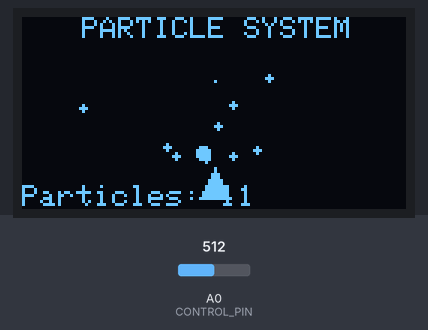
Bench run of a sketch on a simulated Arduino Uno, built with avr-gcc and run on an emulated ATmega328P. Shown: 128×64 one-colour display. Inputs (shaded band) come from the test bench; at power-on: A0 (CONTROL_PIN) = 512. Random numbers use the default seed unless the sketch sets one.

Above: at 1.2 s.
1.3 s: A0 (CONTROL_PIN) set to 716
At 1.74 s:
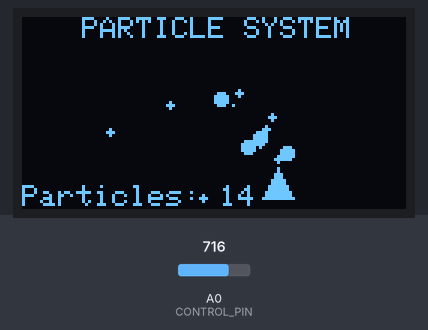
3.0 s: A0 (CONTROL_PIN) set to 900
At 3.9 s:
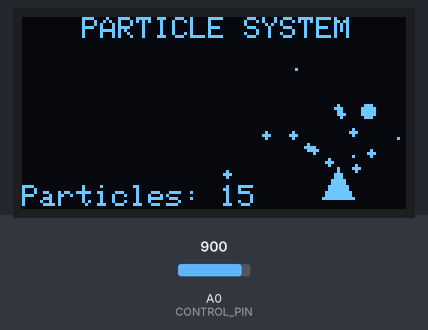
4.6 s: A0 (CONTROL_PIN) set to 1023
At 4.89 s:
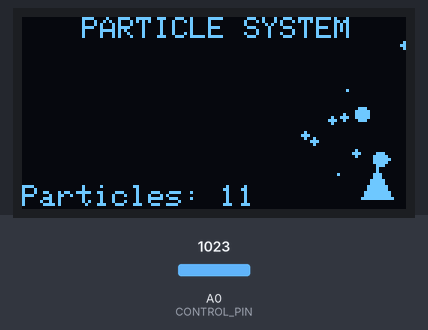
Timing chart, 0 to 7.6 s (numbered marks = the images above; inputs shaded):
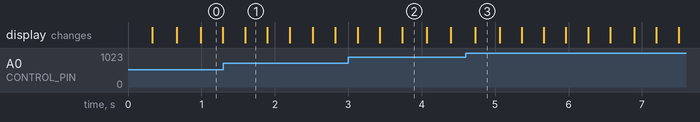

The sketch:

Day27_Animation2.ino
```cpp
/* ###########################################################
   ###   30 DAYS LOST IN SPACE - INVENTR.IO                 ###
   ###   DAY 27: ANIMATION 2 - Particle system physics      ###
   ###   Advanced animation with interactive emitter        ###
   ###   Last Updated: 30-12-2024                           ###
   ########################################################### */

#include <Wire.h>
#include <Adafruit_GFX.h>
#include <Adafruit_SSD1306.h>

/* ###########################################################
   ###   1. Display Configuration                           ###
   ########################################################### */

#define SCREEN_WIDTH 128
#define SCREEN_HEIGHT 64
#define OLED_RESET -1
#define SCREEN_ADDRESS 0x3C

Adafruit_SSD1306 display(SCREEN_WIDTH, SCREEN_HEIGHT, &Wire, OLED_RESET);

/* ###########################################################
   ###   2. Pin Definitions                                 ###
   ########################################################### */

const int CONTROL_PIN = A0;

/* ###########################################################
   ###   3. Particle System                                 ###
   ########################################################### */

const int MAX_PARTICLES = 30;

struct Particle {
  float x, y;
  float vx, vy;
  int life;
  bool active;
};

Particle particles[MAX_PARTICLES];

int emitterX = 64;
int emitterY = 50;

/* ###########################################################
   ###   4. Animation Timing                                ###
   ########################################################### */

unsigned long lastFrame = 0;
const int FRAME_DELAY = 33;

/* ###########################################################
   ###   5. Setup Function                                  ###
   ########################################################### */

void setup() {
  Serial.begin(9600);

  if (!display.begin(SSD1306_SWITCHCAPVCC, SCREEN_ADDRESS)) {
    Serial.println(F("SSD1306 allocation failed"));
    for (;;);
  }

  // Initialize particles
  for (int i = 0; i < MAX_PARTICLES; i++) {
    particles[i].active = false;
  }
}

/* ###########################################################
   ###   6. Helper Functions                                ###
   ########################################################### */

void spawnParticle() {
  for (int i = 0; i < MAX_PARTICLES; i++) {
    if (!particles[i].active) {
      particles[i].x = emitterX;
      particles[i].y = emitterY;
      particles[i].vx = random(-20, 21) / 10.0;
      particles[i].vy = random(-40, -10) / 10.0;
      particles[i].life = random(20, 40);
      particles[i].active = true;
      break;
    }
  }
}

void updateParticles() {
  for (int i = 0; i < MAX_PARTICLES; i++) {
    if (particles[i].active) {
      // Apply physics
      particles[i].x += particles[i].vx;
      particles[i].y += particles[i].vy;
      particles[i].vy += 0.2;  // Gravity

      particles[i].life--;

      // Deactivate if off screen or dead
      if (particles[i].life <= 0 ||
          particles[i].x < 0 || particles[i].x > SCREEN_WIDTH ||
          particles[i].y < 0 || particles[i].y > SCREEN_HEIGHT) {
        particles[i].active = false;
      }
    }
  }
}

void drawParticles() {
  for (int i = 0; i < MAX_PARTICLES; i++) {
    if (particles[i].active) {
      // Size based on life
      if (particles[i].life > 25) {
        display.fillCircle((int)particles[i].x, (int)particles[i].y, 2, SSD1306_WHITE);
      } else if (particles[i].life > 10) {
        display.fillCircle((int)particles[i].x, (int)particles[i].y, 1, SSD1306_WHITE);
      } else {
        display.drawPixel((int)particles[i].x, (int)particles[i].y, SSD1306_WHITE);
      }
    }
  }
}

int countActiveParticles() {
  int count = 0;
  for (int i = 0; i < MAX_PARTICLES; i++) {
    if (particles[i].active) count++;
  }
  return count;
}

/* ###########################################################
   ###   7. Main Loop                                       ###
   ########################################################### */

void loop() {
  if (millis() - lastFrame < FRAME_DELAY) {
    return;
  }
  lastFrame = millis();

  // Read control input for emitter X position
  emitterX = map(analogRead(CONTROL_PIN), 0, 1023, 10, SCREEN_WIDTH - 10);

  // Spawn new particles
  if (random(100) < 50) {  // 50% chance each frame
    spawnParticle();
  }

  // Update physics
  updateParticles();

  // Draw
  display.clearDisplay();

  // Title
  display.setCursor(20, 0);
  display.setTextSize(1);
  display.setTextColor(SSD1306_WHITE);
  display.print(F("PARTICLE SYSTEM"));

  // Draw particles
  drawParticles();

  // Draw emitter
  display.fillTriangle(
    emitterX, emitterY,
    emitterX - 5, emitterY + 10,
    emitterX + 5, emitterY + 10,
    SSD1306_WHITE
  );

  // Stats
  display.setCursor(0, 56);
  display.print(F("Particles: "));
  display.print(countActiveParticles());

  display.display();
}

/* ###########################################################
   ###           END OF DAY 27 - ANIMATION 2                ###
   ########################################################### */
```
